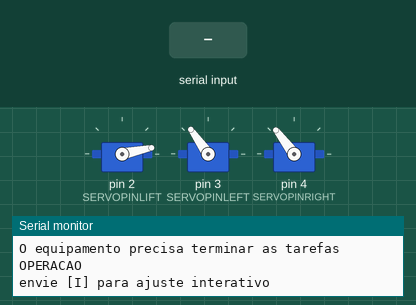
Recording of a sketch running on a simulated Arduino Uno, built with avr-gcc and run on an emulated ATmega328P. Shown: 3 × servo, the last lines printed to the serial monitor. The test bench sets the inputs (shaded band).

Above: at 26.1 s.
26.2 s: "h,45\n" received over Serial
At 27.5 s:
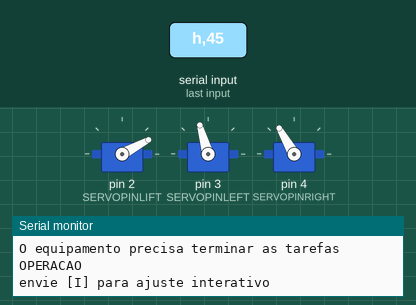
31.2 s: "90\n" received over Serial
At 33.6 s:
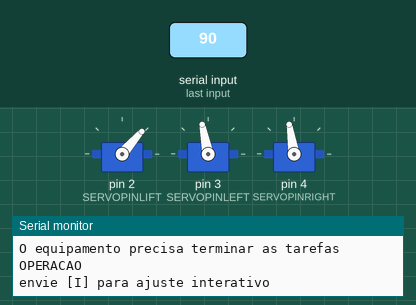
53.2 s: byte 113 ('q') received over Serial
At 55.2 s:
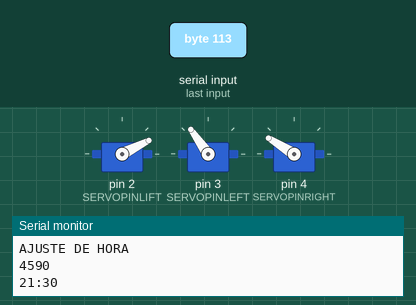
67.7 s: byte 78 ('N') received over Serial
At 69.2 s:
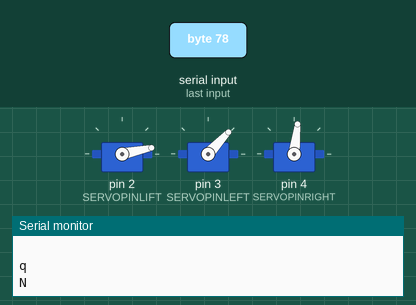
69.9 s: byte 47 ('/') received over Serial
71.4 s: byte 98 ('b') received over Serial
Timing chart, 0 to 73.9 s (numbered marks = the images above; inputs shaded):
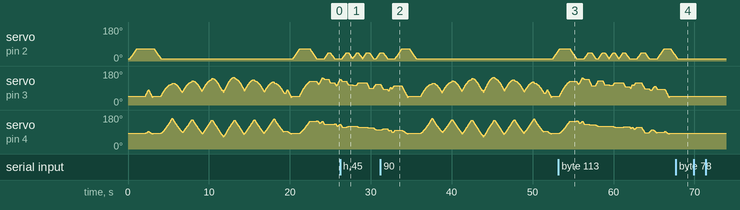

The sketch:

PlotClock.ino
```cpp
// (licence header left out)
#define VERSION 1.00

// choose a translation
#include "Translation_PT.h"
//#include "Translation_EN.h"

// delete or mark the next line as comment if you don't need these
//#define REALTIMECLOCK    // enable real time clock

#define ERASE_WIDTH 62.0
#define ERASE_HEIGHT 22.0
#define ERASE_SWEEPS 3

#define SERVOPINLIFT  2
#define SERVOPINLEFT  3
#define SERVOPINRIGHT 4

// speed of liftimg arm, higher is slower
#define LIFTSPEED 1500

// length of arms
#define L1 35
#define L2 55.1
#define L3 13.2
#define L4 45

// origin points of left and right servo
#define O1X 24//22
#define O1Y -25
#define O2X 48//47
#define O2Y -25

#ifdef REALTIMECLOCK
// for instructions on how to hook up a real time clock,
// see here -> http://www.pjrc.com/teensy/td_libs_DS1307RTC.html
// DS1307RTC works with the DS1307, DS1337 and DS3231 real time clock chips.
// Please run the SetTime example to initialize the time on new RTC chips and begin running.

#include <Wire.h>
#include <DS1307RTC.h> // see http://playground.arduino.cc/Code/time
#endif

#include <Time.h> // see http://playground.arduino.cc/Code/time

#include <Servo.h>
Servo servo1;
Servo servo2;
Servo servo3;

// Calibration data is stored on EEPROM
#include "Config.h"
Config cfg;
// change the base address for the EEPROM if you have any problems
int cfg_addr = 0;

boolean adjust;

int servoLift = cfg.lift_draw;
double lastX = cfg.park_x - 0.25;
double lastY = cfg.park_y - 0.25;

int last_min = -1;

void setup()
{
  Serial.begin(9600);

  CREDITS();

  readConfig(cfg_addr, cfg);

  initServos();

  int Hour, Min, Sec;
  sscanf(__TIME__, "%d:%d:%d", &Hour, &Min, &Sec);

  //while (!Serial) { ; } // wait for serial port to connect. Needed for Leonardo only

#ifdef REALTIMECLOCK

  // Set current time only the first to values, hh,mm are needed
  tmElements_t tm;
  if (RTC.read(tm))
  {
    setTime(tm.Hour, tm.Minute, tm.Second, tm.Day, tm.Month, tm.Year);
    RTC_OK();
  }
  else
  {
    if (RTC.chipPresent())
    {
      RTC_STOPPED();
    }
    else
    {
      RTC_MISSING();
    }
    // Set current time only the first to values, hh,mm are needed


    setTime(Hour, Min, Sec, 0, 0, 0);
  }
#else
  // Set current time only the first to values, hh,mm are needed
  setTime(Hour, Min, Sec, 0, 0, 0);
#endif

  setAdjust(false);
}

void loop()
{
  checkSerial();

  if (adjust == false)  { // operation
    if (last_min != minute()) {
      last_min = minute();

      attachAll();

      number(3, 3, 111, 0.9);
      number(cfg.start_x, cfg.start_y, hour() / 10, 0.9);
      number(cfg.start_x + 13, cfg.start_y, hour() % 10, 0.9);
      number(cfg.start_x + 22, cfg.start_y, 11, 0.9);

      number(cfg.start_x + 28, cfg.start_y, minute() / 10, 0.9);
      number(cfg.start_x + 41, cfg.start_y, minute() % 10, 0.9);

      lift(cfg.lift_park);
      park();
      lift(cfg.lift_draw);
      delay(580);

      detachAll();
    }
  }
}

void initServos() {
  // assume that the pen in in parking position
  servo1.writeMicroseconds(cfg.lift_draw);
  servo1.attach(SERVOPINLIFT);
  lift(cfg.lift_park);
  park();
  attachAll();
}

void attachAll() {
  if (!servo1.attached()) servo1.attach(SERVOPINLIFT);
  if (!servo2.attached()) servo2.attach(SERVOPINLEFT);
  if (!servo3.attached()) servo3.attach(SERVOPINRIGHT);
}

void detachAll() {
  servo1.detach();
  servo2.detach();
  servo3.detach();
}
void park() {
  drawTo(cfg.park_x - 20, cfg.park_y - 5);
  drawTo(cfg.park_x + 3, cfg.park_y);
  delay(100);
  drawTo(cfg.park_x, cfg.park_y);
  delay(100);
}

void unpark() {
  drawTo(cfg.park_x - 20, cfg.park_y); // out of the eraser holder
}

// Writing numeral with bx by being the bottom left originpoint. Scale 1 equals a 20 mm high font.
// The structure follows this principle: move to first startpoint of the numeral, lift down, draw numeral, lift up
void number(float bx, float by, int num, float scale) {

  switch (num) {

    case 0:
      drawTo(bx + 12.0 * scale, by + 6.0 * scale);
      lift(cfg.lift_draw);
      bogenGZS(bx + 7.0 * scale, by + 10 * scale, 10.0 * scale, -0.8, 6.7, 0.5);
      lift(cfg.lift_between);
      break;
    case 1:

      //      drawTo(bx + 3 * scale, by + 15 * scale);
      drawTo(bx + 10.0 * scale, by + 20.0 * scale);
      lift(cfg.lift_draw);
      drawTo(bx + 10.0 * scale, by + 0.0 * scale);
      lift(cfg.lift_between);
      break;
    case 2:
      drawTo(bx + 2.0 * scale, by + 12.0 * scale);
      lift(cfg.lift_draw);
      bogenUZS(bx + 8.0 * scale, by + 14.0 * scale, 6.0 * scale, 3, -0.8, 1);
      drawTo(bx + 0.0 * scale, by + 0.0 * scale);
      drawTo(bx + 14.0 * scale, by + 0.0 * scale);
      lift(cfg.lift_between);
      break;
    case 3:
      drawTo(bx + 2.0 * scale, by + 20.0 * scale);
      lift(cfg.lift_draw);
      drawTo(bx + 12.0 * scale, by + 20.0 * scale);
      drawTo(bx + 2.0 * scale, by + 10.0 * scale);

      //      drawTo(bx + 2.0 * scale, by + 17.0 * scale);
      //      lift(cfg.lift_draw);
      //      bogenUZS(bx + 5.0 * scale, by + 15.0 * scale, 5.0 * scale, 3, -2, 1);
      bogenUZS(bx + 5.0 * scale, by + 5.0 * scale, 5.0 * scale, 1.57, -3, 1);
      lift(cfg.lift_between);
      break;
    case 4:
      drawTo(bx + 10.0 * scale, by + 2.0 * scale);
      lift(cfg.lift_draw);
      drawTo(bx + 10.0 * scale, by + 22.0 * scale);
      drawTo(bx + 0.0 * scale, by + 8.0 * scale);
      drawTo(bx + 14.0 * scale, by + 8.0 * scale);
      lift(cfg.lift_between);
      break;
    case 5:
      drawTo(bx + 2.0 * scale, by + 5.0 * scale);
      lift(cfg.lift_draw);
      bogenGZS(bx + 5.0 * scale, by + 6.0 * scale, 6.0 * scale, -2.5, 2, 1);
      drawTo(bx + 3.0 * scale, by + 20.0 * scale);
      drawTo(bx + 12.0 * scale, by + 20.0 * scale);
      lift(cfg.lift_between);
      break;
    case 6:
      drawTo(bx + 2.0 * scale, by + 10.0 * scale);
      lift(cfg.lift_draw);
      bogenUZS(bx + 7.0 * scale, by + 6.0 * scale, 6.0 * scale, 2, -4.4, 1);
      drawTo(bx + 11.0 * scale, by + 20.0 * scale);
      lift(cfg.lift_between);
      break;
    case 7:
      drawTo(bx + 2.0 * scale, by + 20.0 * scale);
      lift(cfg.lift_draw);
      drawTo(bx + 12.0 * scale, by + 20.0 * scale);
      drawTo(bx + 2.0 * scale, by + 0.0);
      lift(cfg.lift_between);
      break;
    case 8:
      drawTo(bx + 5.0 * scale, by + 10.0 * scale);
      lift(cfg.lift_draw);
      bogenUZS(bx + 5.0 * scale, by + 15.0 * scale, 5.0 * scale, 4.7, -1.6, 1);
      bogenGZS(bx + 5.0 * scale, by + 5.0 * scale, 5.0 * scale, -4.7, 2, 1);
      lift(cfg.lift_between);
      break;

    case 9:
      drawTo(bx + 9.0 * scale, by + 11.0 * scale);
      lift(cfg.lift_draw);
      bogenUZS(bx + 7.0 * scale, by + 15.0 * scale, 5.0 * scale, 4, -0.5, 1);
      drawTo(bx + 5.0 * scale, by + 0);
      lift(cfg.lift_between);
      break;

    case 111: // erase

      lift(cfg.lift_erase);
      unpark();

      for (float i = 0; i < ERASE_SWEEPS; i++) {
        drawTo((cfg.start_x - 4.0), (cfg.start_y - 2.0) + ERASE_HEIGHT - i * ERASE_HEIGHT / ERASE_SWEEPS);
        drawTo((cfg.start_x - 4.0), (cfg.start_y - 2.0) + ERASE_HEIGHT - (i + 0.5)* ERASE_HEIGHT / ERASE_SWEEPS);
        drawTo((cfg.start_x - 4.0) + ERASE_WIDTH, (cfg.start_y - 2.0) + ERASE_HEIGHT - (i + 0.5)* ERASE_HEIGHT / ERASE_SWEEPS);
        drawTo((cfg.start_x - 4.0) + ERASE_WIDTH, (cfg.start_y - 2.0) + ERASE_HEIGHT - (i + 1.0)* ERASE_HEIGHT / ERASE_SWEEPS);
      }
      drawTo(cfg.park_x - 3.0, cfg.start_y - 2.0);

      for (float i = 0; i < ERASE_SWEEPS; i++) {
        drawTo((cfg.start_x - 4.0), (cfg.start_y - 2.0) +  i * ERASE_HEIGHT / ERASE_SWEEPS);
        drawTo((cfg.start_x - 4.0), (cfg.start_y - 2.0) +  (i + 0.5)* ERASE_HEIGHT / ERASE_SWEEPS);
        drawTo((cfg.start_x - 4.0) + ERASE_WIDTH, (cfg.start_y - 2.0) +  (i + 0.5)* ERASE_HEIGHT / ERASE_SWEEPS);
        drawTo((cfg.start_x - 4.0) + ERASE_WIDTH, (cfg.start_y - 2.0) +  (i + 1.0)* ERASE_HEIGHT / ERASE_SWEEPS);
      }


      delay (200);
      park();
      lift(cfg.lift_park);

      break;

    case 11:
      drawTo(bx + 5.0 * scale, by + 15.0 * scale);
      lift(cfg.lift_draw);
      bogenGZS(bx + 5.0 * scale, by + 15.0 * scale, 0.1 * scale, 1, -1, 1);
      delay(10);
      lift(cfg.lift_between);
      drawTo(bx + 5.0 * scale, by + 5.0 * scale);
      lift(cfg.lift_draw);
      bogenGZS(bx + 5.0 * scale, by + 5.0 * scale, 0.1 * scale, 1, -1, 1);
      delay(10);
      lift(cfg.lift_between);
      break;

  }
}

void lift(int lift_to) {
  if (servoLift >= lift_to) {
    while (servoLift > lift_to)
    {
      servoLift--;
      servo1.writeMicroseconds(servoLift);
      delayMicroseconds(LIFTSPEED);
    }
  }
  else {
    while (servoLift < lift_to) {
      servoLift++;
      servo1.writeMicroseconds(servoLift);
      delayMicroseconds(LIFTSPEED);
    }
  }
}


void bogenUZS(float bx, float by, float radius, int start, int ende, float sqee) {
  float inkr = -0.05;
  float count = 0;

  do {
    drawTo(sqee * radius * cos(start + count) + bx,
           radius * sin(start + count) + by);
    count += inkr;
  }
  while ((start + count) > ende);

}

void bogenGZS(float bx, float by, float radius, int start, int ende, float sqee) {
  float inkr = 0.05;
  float count = 0;

  do {
    drawTo(sqee * radius * cos(start + count) + bx,
           radius * sin(start + count) + by);
    count += inkr;
  }
  while ((start + count) <= ende);
}


void drawTo(double pX, double pY) {
  double dx, dy, c;
  int i;

  // dx dy of new point
  dx = pX - lastX;
  dy = pY - lastY;
  //path lenght in mm, times 4 equals 4 steps per mm
  c = floor(7 * sqrt(dx * dx + dy * dy));

  if (c < 1) c = 1;

  for (i = 0; i <= c; i++) {
    // draw line point by point
    set_XY(lastX + (i * dx / c), lastY + (i * dy / c));

  }

  lastX = pX;
  lastY = pY;
}

double return_angle(double a, double b, double c) {
  // cosine rule for angle between c and a
  return acos((a * a + c * c - b * b) / (2 * a * c));
}

void set_XY(double Tx, double Ty)
{
  delay(1);
  double dx, dy, c, a1, a2, Hx, Hy;

  // calculate triangle between pen, servoLeft and arm joint
  // cartesian dx/dy
  dx = Tx - O1X;
  dy = Ty - O1Y;

  // polar length (c) and angle (a1)
  c = sqrt(dx * dx + dy * dy); //
  a1 = atan2(dy, dx); //
  a2 = return_angle(L1, L2, c);

  servo2.writeMicroseconds(floor(((a2 + a1 - M_PI) * cfg.left_factor) + cfg.left_null));

  // calculate joinr arm point for triangle of the right servo arm
  a2 = return_angle(L2, L1, c);
  Hx = Tx + L3 * cos((a1 - a2 + 0.621) + M_PI); //36,5°
  Hy = Ty + L3 * sin((a1 - a2 + 0.621) + M_PI);

  // calculate triangle between pen joint, servoRight and arm joint
  dx = Hx - O2X;
  dy = Hy - O2Y;

  c = sqrt(dx * dx + dy * dy);
  a1 = atan2(dy, dx);
  a2 = return_angle(L1, L4, c);

  servo3.writeMicroseconds(floor(((a1 - a2) * cfg.right_factor) + cfg.right_null));

}
```

Adjust.ino
```cpp
#define LAST_STATE 6

int i_state;

// this is called just when changing the adjust
void setAdjust(boolean m) {
  adjust = m;
  if (adjust == true) {
    lift(cfg.lift_park);
    attachAll();

    setState(0);  // first state of the interactive mode
  }
  else {
    lift(cfg.lift_park);
    park();
    lift(cfg.lift_draw);

    OPERATION_MSG();

  }
}

void checkSerial() {
  if (Serial.available() > 0) {
    char incoming = Serial.read();
    Serial.print(incoming);
    Serial.print(F(" "));

    if (incoming == 'h' || incoming == 'H') {
      setHour();
      return;
    }

    if (adjust == true) { // interactive adjust
      interactive(incoming);
    }
    else { // operation
      if (incoming == 'i' || incoming == 'I') {
        setAdjust(true);
      }
      Serial.println();
    }
  }
}

inline void setHour() {
  SET_HOUR_MSG();
  int h, m;
  for (int i = 0; i < 4; i++) {
    int incoming  = -1;
    while (!(incoming >= '0' && incoming <= '9')) {
      incoming  = Serial.read();
    }
    Serial.print((char)incoming);
    incoming -= '0';
    switch (i) {
      case 0:
        h = incoming * 10;
        break;
      case 1:
        h += incoming;
        break;
      case 2:
        m = incoming * 10;
        break;
      case 4:
        m += incoming;
        break;
    }
  }
  h = h % 24;
  m = m % 60;
  last_min = -1;
  Serial.println();
  Serial.print(h);
  Serial.print(':');
  Serial.println(m);
  setTime(h, m, 0, 0, 0, 0);
}

inline void interactive(char incoming) {
  switch (incoming) {
    case 'o':
    case 'O':
      //go back to operation
      setAdjust(false);
      return;
      break;

    case 'p':
    case 'P':
      saveConfig(cfg_addr, cfg);
      setAdjust(false);
      return;
      break;

    case '*':
    case 'n':
    case 'N':
      setState(++i_state);
      return;
      break;
    case '/':
    case 'b':
    case 'B':
      setState(--i_state);
      return;
      break;
  }
  switch (i_state) {
    case 1:
      adjVar(incoming, "left_null: ", cfg.left_null, -5);
      drawUpdate();
      break;
    case 2:
      adjVar(incoming, "left_factor: ", cfg.left_factor, +5);
      drawUpdate();
      break;
    case 3:
      adjVar(incoming, "right_null: ", cfg.right_null, +5);
      drawUpdate();
      break;
    case 4:
      adjVar(incoming, "right_factor: ", cfg.right_factor, -5);
      drawUpdate();
      break;
    case 5:
      adjVar(incoming, "lift_draw: ", cfg.lift_draw, +5);
      lift(cfg.lift_draw);
      cfg.lift_between = cfg.lift_draw + 300;
      cfg.lift_erase = cfg.lift_draw;
      cfg.lift_park = cfg.lift_draw + 500;

      if (incoming == '7' || incoming == 'q') {
        drawTo(cfg.start_x, cfg.start_y + 20 * 0.9);
        drawTo(cfg.start_x + 50, cfg.start_y + 20 * 0.9);
        drawTo(cfg.start_x + 50, cfg.start_y);
        drawTo(cfg.start_x, cfg.start_y);
      }
      break;
    case 6:
      adjPark(incoming);
      break;
  } // switch (i_stage)
}

void adjVar(char incoming, char* head, int &var, int increment) {
  switch (incoming) {
    case '+':
    case '6':
    case '8':
    case 'd':
    case 'w':
      break;
    case '-':
    case '4':
    case '2':
    case 'a':
    case 's':
      increment = -increment;
      break;
    default: return;
  }
  var += increment;
  Serial.print(head);
  Serial.println(var);
}

void adjPark(char incoming) {
  switch (incoming) {
    case '8':
    case 'w':
    case 'W':
      cfg.park_y += 0.25;
      break;
    case '2':
    case 's':
    case 'S':
      cfg.park_y -= 0.25;
      break;
    case '6':
    case 'd':
    case 'D':
      cfg.park_x += 0.25;
      break;
    case '4':
    case 'a':
    case 'A':
      cfg.park_x -= 0.25;
      break;
    case '7':
    case 'q':
    case 'Q':
      lift(cfg.lift_park);
      break;
    case '1':
    case 'z':
    case 'Z':
      lift(cfg.lift_draw);
      break;
    default:
      return;
  }
  Serial.println();
  drawTo(cfg.park_x, cfg.park_y);
  //debug
  //  Serial.print(F("("));
  //  Serial.print(cfg.park_x);
  //  Serial.print(F(","));
  //  Serial.print(cfg.park_y);
  //  Serial.println(F(")"));
}

// this is called just when changing interactive state
void setState(int s) {
  if (s < 1 || s > LAST_STATE) {
    INTERACTIVE_MSG();
    s = 1;
  }

  i_state = s;
  //debug
  //  Serial.print(F("Interactive state: "));
  //  Serial.println(i_state);

  lift(cfg.lift_park);

  switch (i_state) {
    case 1:
      LEFT_X_MSG();
      drawTo(-3, 29.2);
      break;
    case 2:
      LEFT_Y_MSG();
      drawTo(74.1, 28);
      break;
    case 3:
      RIGHT_X_MSG();
      drawTo(74.1, 28);
      break;
    case 4:
      RIGHT_Y_MSG();
      drawTo(-3, 29.2);
      break;
    case 5:
      PEN_ADJ_MSG();
      drawTo(cfg.start_x, cfg.start_y);
      break;
    case 6:
      PARK_ADJ();
      park();
      break;
    default:
      setAdjust(1);
      break;
  }
  lift(cfg.lift_draw);
}

// used to update the position if some config changes
void drawUpdate() {
  drawTo(lastX + 0.25, lastY + 0.25);
  drawTo(lastX - 0.25, lastY - 0.25);
}
```

Translation_PT.h
```cpp
#ifndef TRANSLATION

#define TRANSLATION "PT-BR"

#define CREDITS() {\
    Serial.println(F("Pandora Lab's PlotClock"));\
    Serial.println(F("Codigo original por Johannes Heberlein 2014"));\
    Serial.println(F("Baseado na versao 1.03"));\
    Serial.println();\
    Serial.println(F("Calibracao interativa e modificacoes por "));\
    Serial.println(F("Mau Jabur - maumaker -at- pandoralab -dot- com -dot- br"));\
    Serial.print(F("Versao "));\
    Serial.print(VERSION);\
    Serial.print(F(" "));\
    Serial.print(TRANSLATION);\
    Serial.println();\
    Serial.println(F("Reconhecer comandos pode demorar um pouco."));\
    Serial.println(F("O equipamento precisa terminar as tarefas"));\
    Serial.println();\
  }

#define RTC_OK(){\
    Serial.println(F("DS1307 esta OK."));\
  }
#define RTC_STOPPED(){\
    Serial.println(F("DS1307 esta parado."));\
  }

#define RTC_MISSING(){\
    Serial.println(F("DS1307 nao encontrado."));\
  }

#define OPERATION_MSG() {\
    Serial.println(F("\nOPERACAO"));\
    Serial.println(F("envie [I] para ajuste interativo"));\
    Serial.println();\
  }

#define SET_HOUR_MSG() {\
Serial.println(F("\nAJUSTE DE HORA"));\
  }

#define INTERACTIVE_MSG() {\
    Serial.println();\
    Serial.println(F("AJUSTE INTERATIVO"));\
    Serial.println(F("[N] avanca para o proximo ajuste"));\
    Serial.println(F("[B] volta ao ajuste anterior"));\
    Serial.println(F("[O] modo OPERACAO"));\
    Serial.println(F("[P] salva e retorna a OPERACAO"));\
  }

#define LEFT_X_MSG(){\
    Serial.println(F("\n[W],[S] alinhe o braco ESQUERDO com o eixo X"));\
  }

#define LEFT_Y_MSG(){\
    Serial.println(F("\n[A],[D] alinhe o braco ESQUERDO com o eixo Y"));\
  }

#define RIGHT_X_MSG(){\
    Serial.println(F("\n[W],[S] alinhe o braco DIREITO com o eixo X"));\
  }

#define RIGHT_Y_MSG(){\
    Serial.println(F("\n[A],[D] alinhe o braco DIREITO com o eixo Y"));\
  }

#define PEN_ADJ_MSG(){\
    Serial.println(F("\n[W],[S] ajuste a caneta na superficie"));\
    Serial.println(F("[Q] desenha um teste"));\
  }

#define PARK_ADJ(){\
    Serial.println(F("\n[W],[A],[S],[D] ajuste a caneta no apagador"));\
    Serial.println(F("[Q],[Z] levanta/abaixa caneta"));\
  }

#endif //TRANSLATION
```

Source omitted: Config.h (2319 bytes)
